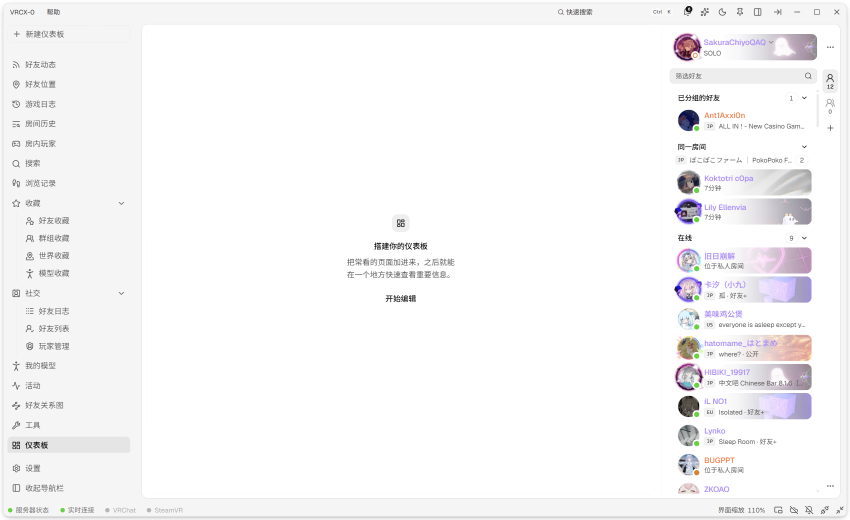
#> input picture docs/ref/vrcx0-overview.png, 1700 x 1040 px (shown at 1/2 size)
$ python measure_ref_footer.py
#> lines starting #> are read from the running program, lines starting #| are printed output that depends on the picture
#!/usr/bin/env python3
"""量 VRCX-0 真机截图里侧栏底部（SidebarFooter）与窗口底部状态栏的结构。

    python3 scripts/measure_ref_footer.py        # 读 docs/ref/vrcx0-overview.png
    -> docs/ref/footer-measure.json

口径（和 measure_ref_nav.py 一致：截图 UI 缩放 110%，数值按截图像素记，chrome_parity 直接当 CSS px 比）：
  - 侧栏 x6..x283（右边框 x288，#e3e3e3），底色 #f5f5f5。
  - 文字带 = 该行暗像素连续段；侧栏 y>900 的两条 = 设置 / 收起导航栏。
  - 状态栏 = 底部 #f5f5f5 区块（上方 y996 分隔线），里面按颜色找圆点、按暗像素找文字。
"""
import json
import os

import numpy as np
from PIL import Image

ROOT = os.path.dirname(os.path.dirname(os.path.abspath(__file__)))
SHOT = os.path.join(ROOT, "docs/ref/vrcx0-overview.png")
OUT = os.path.join(ROOT, "docs/ref/footer-measure.json")

im = Image.open(SHOT).convert("RGB")
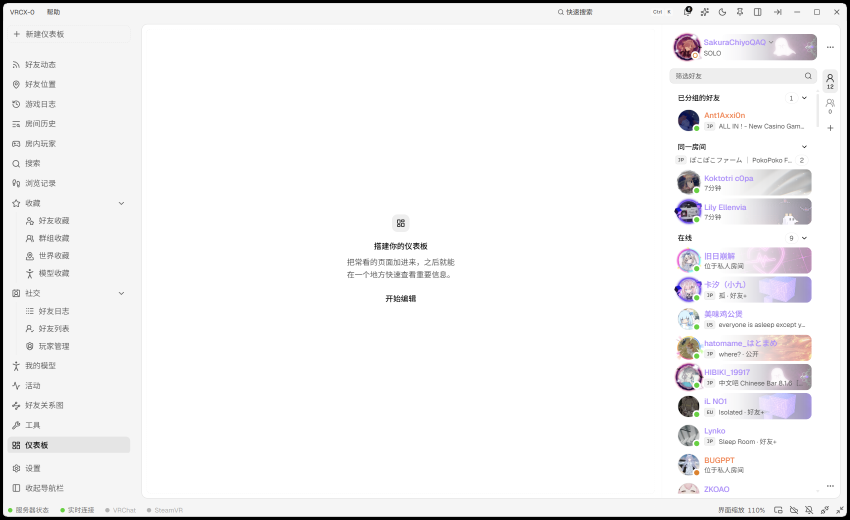
#> im: PIL image 1700x1040 RGB (shown at 1/2 size); mean R, G, B 242.7, 242.2, 243
a = np.asarray(im).astype(int)
H, W = a.shape[:2]
#> H = 1040; W = 1700

# ---- 侧栏底部：文字带 ----
xs0, xs1 = 10, 275
strip = a[:, xs0:xs1]
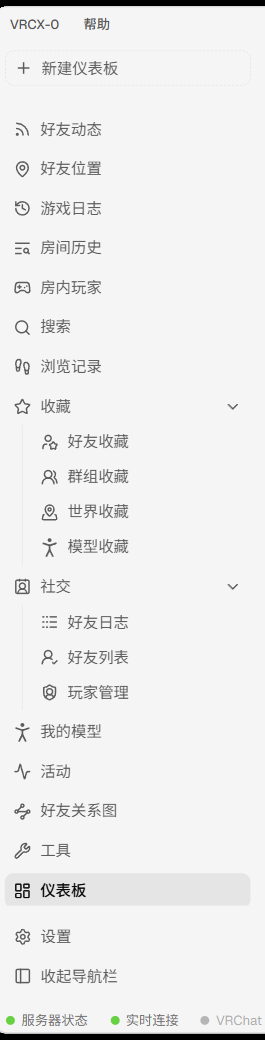
#> strip: shape (1040, 265, 3) int64; mean R, G, B 236.7, 236.7, 236.7
dark = (strip.mean(axis=2) < 150).sum(axis=1)
#> dark = 1040 values, max 265 at index 0, min 0 at index 8, mean 9.83
bands = []
start = None
for y, v in enumerate(dark):
    if v > 3 and start is None:
        start = y
    elif v <= 3 and start is not None:
        if y - start >= 6:
            bands.append([start, y])
        start = None
#> this loop made 1040 passes
#> v on passes 1 to 12: 265, 265, 265, 265, 265, 265, 4, 1, 0, 0, 0, 0
#> after the loop, bands = 27 pairs, first value 0 to 1014, second value 7 to 1026; start = 1033
tail = [b for b in bands if b[0] > 900]
#> tail = [[930, 944], [969, 983], [1014, 1026]]


# ---- 侧栏底线/右边框 ----
col_bg = a[:, 200].tolist()
#> col_bg = 1040 items, first 6: [0, 0, 0], [0, 0, 0], [0, 0, 0], [0, 0, 0], [0, 0, 0], [0, 0, 0]
sidebar_border_x = None
for x in range(270, 300):
    if abs(int(a[700, x].mean()) - 227) <= 4:
        sidebar_border_x = x
        break

# ---- 状态栏：从底部往上找 #f5f5f5 区块 ----
def is_bar(y):
#> called with y = 1039
    row = a[y, 600:1200]
#> row = 600 rows, first 8: [0, 0, 0], [0, 0, 0], [0, 0, 0], [0, 0, 0], [0, 0, 0], [0, 0, 0], [0, 0, 0], [0, 0, 0]
    return abs(row.mean() - 245) < 3


y_bottom = next(y for y in range(H - 1, H - 60, -1) if is_bar(y))
#> in is_bar (call 7), `row = a[y, 600:1200]`: row = 600 rows, first 8: [185, 185, 185], [185, 185, 185], [185, 185, 185], [185, 185, 185], [185, 185, 185], [185, 185, 185], [185, 185, 185], [185, 185, 185]
#> in is_bar (call 8), `row = a[y, 600:1200]`: row = 600 rows, first 8: [226, 226, 226], [226, 226, 226], [226, 226, 226], [226, 226, 226], [226, 226, 226], [226, 226, 226], [226, 226, 226], [226, 226, 226]
#> in is_bar (call 9), `row = a[y, 600:1200]`: row = 600 rows, first 8: [245, 245, 245], [245, 245, 245], [245, 245, 245], [245, 245, 245], [245, 245, 245], [245, 245, 245], [245, 245, 245], [245, 245, 245]
#> y_bottom = 1031
y_top = y_bottom
#> y_top = 1031
while y_top > 0 and is_bar(y_top - 1):
    y_top -= 1
#> this loop made 34 passes
#> y_top on passes 1 to 12: 1030, 1029, 1028, 1027, 1026, 1025, 1024, 1023, 1022, 1021, 1020, 1019
#> after the loop, y_top = 997
bar_top_border = y_top - 1  # 分隔线那一行
#> bar_top_border = 996

# 侧栏底部只到底部状态栏上边界为止（状态栏那行文字属于通栏，不算侧栏 footer）
tail = [b for b in tail if b[1] < y_top]
#> tail = [[930, 944], [969, 983]]


# 状态点：绿/灰圆点（绿 #68d043，灰 #b5b5b5）。取状态栏里圆点最多的那一行
def dot_count(y):
#> called with y = 997
    r = a[y, :600]
#> r = 600 rows, first 8: [0, 0, 0], [0, 0, 0], [0, 0, 0], [0, 0, 0], [0, 0, 0], [0, 0, 0], [222, 222, 222], [238, 238, 238]
    g = (np.abs(r[:, 0] - 104) < 50) & (np.abs(r[:, 1] - 208) < 50) & (np.abs(r[:, 2] - 67) < 60)
    gy = np.abs(r.mean(axis=1) - 181) < 14
    return int((g | gy).sum())


mid = max(range(y_top, y_bottom + 1), key=dot_count)
#> in dot_count (call 11), `r = a[y, :600]`: r = 600 rows, first 8: [0, 0, 0], [0, 0, 0], [0, 0, 0], [0, 0, 0], [0, 0, 0], [0, 0, 0], [233, 233, 233], [238, 238, 238]
#> in dot_count (call 12), `r = a[y, :600]`: r = 600 rows, first 8: [0, 0, 0], [0, 0, 0], [0, 0, 0], [0, 0, 0], [0, 0, 0], [0, 0, 0], [232, 232, 232], [238, 238, 238]
#> in dot_count (call 16), `r = a[y, :600]`: r = 600 rows, first 8: [0, 0, 0], [0, 0, 0], [0, 0, 0], [0, 0, 0], [0, 0, 0], [0, 0, 0], [231, 231, 231], [238, 238, 238]
#> in dot_count (call 18), `r = a[y, :600]`: r = 600 rows, first 8: [0, 0, 0], [0, 0, 0], [0, 0, 0], [0, 0, 0], [0, 0, 0], [0, 0, 0], [232, 232, 232], [238, 238, 238]
#> in dot_count (call 22), `r = a[y, :600]`: r = 600 rows, first 8: [0, 0, 0], [0, 0, 0], [0, 0, 0], [0, 0, 0], [0, 0, 0], [0, 0, 0], [231, 231, 231], [238, 238, 238]
#> in dot_count (call 23), `r = a[y, :600]`: r = 600 rows, first 8: [0, 0, 0], [0, 0, 0], [0, 0, 0], [0, 0, 0], [0, 0, 0], [0, 0, 0], [232, 232, 232], [238, 238, 238]
#> in dot_count (call 24), `r = a[y, :600]`: r = 600 rows, first 8: [0, 0, 0], [0, 0, 0], [0, 0, 0], [0, 0, 0], [0, 0, 0], [0, 0, 0], [231, 231, 231], [238, 238, 238]
#> in dot_count (call 25), `r = a[y, :600]`: r = 600 rows, first 8: [0, 0, 0], [0, 0, 0], [0, 0, 0], [0, 0, 0], [0, 0, 0], [0, 0, 0], [230, 230, 230], [238, 238, 238]
#> in dot_count (call 26), `r = a[y, :600]`: r = 600 rows, first 8: [0, 0, 0], [0, 0, 0], [0, 0, 0], [0, 0, 0], [0, 0, 0], [0, 0, 0], [230, 230, 230], [237, 237, 237]
#> in dot_count (call 27), `r = a[y, :600]`: r = 600 rows, first 8: [0, 0, 0], [0, 0, 0], [0, 0, 0], [0, 0, 0], [0, 0, 0], [0, 0, 0], [227, 227, 227], [236, 236, 236]
#> in dot_count (call 28), `r = a[y, :600]`: r = 600 rows, first 8: [0, 0, 0], [0, 0, 0], [0, 0, 0], [0, 0, 0], [0, 0, 0], [0, 0, 0], [224, 224, 224], [234, 234, 234]
#> in dot_count (call 29), `r = a[y, :600]`: r = 600 rows, first 8: [0, 0, 0], [0, 0, 0], [0, 0, 0], [0, 0, 0], [0, 0, 0], [0, 0, 0], [219, 219, 219], [233, 233, 233]
#> in dot_count (call 30), `r = a[y, :600]`: r = 600 rows, first 8: [0, 0, 0], [0, 0, 0], [0, 0, 0], [0, 0, 0], [0, 0, 0], [0, 0, 0], [207, 207, 207], [226, 226, 226]
#> in dot_count (call 31), `r = a[y, :600]`: r = 600 rows, first 8: [0, 0, 0], [0, 0, 0], [0, 0, 0], [0, 0, 0], [0, 0, 0], [0, 0, 0], [193, 193, 193], [225, 225, 225]
#> in dot_count (call 32), `r = a[y, :600]`: r = 600 rows, first 8: [0, 0, 0], [0, 0, 0], [0, 0, 0], [0, 0, 0], [0, 0, 0], [0, 0, 0], [159, 159, 159], [231, 231, 231]
#> in dot_count (call 33), `r = a[y, :600]`: r = 600 rows, first 8: [0, 0, 0], [0, 0, 0], [0, 0, 0], [0, 0, 0], [0, 0, 0], [0, 0, 0], [27, 27, 27], [202, 202, 202]
#> in dot_count (call 34), `r = a[y, :600]`: r = 600 rows, first 8: [0, 0, 0], [0, 0, 0], [0, 0, 0], [0, 0, 0], [0, 0, 0], [0, 0, 0], [0, 0, 0], [88, 88, 88]
#> in dot_count (call 35), `r = a[y, :600]`: r = 600 rows, first 8: [0, 0, 0], [0, 0, 0], [0, 0, 0], [0, 0, 0], [0, 0, 0], [0, 0, 0], [0, 0, 0], [0, 0, 0]
#> mid = 1018
row = a[mid, :600]
#> row = 600 rows, first 8: [0, 0, 0], [0, 0, 0], [0, 0, 0], [0, 0, 0], [0, 0, 0], [0, 0, 0], [231, 231, 231], [238, 238, 238]
dots = []
x = 0
while x < 600:
    px = row[x]
    green = abs(px[0] - 104) < 50 and abs(px[1] - 208) < 50 and abs(px[2] - 67) < 60
    gray = abs(px.mean() - 181) < 14
    if green or gray:
        s = x
        while x < 600:
            p = row[x]
            g2 = abs(p[0] - 104) < 50 and abs(p[1] - 208) < 50 and abs(p[2] - 67) < 60
            g3 = abs(p.mean() - 181) < 14
            if not (g2 or g3):
                break
            x += 1
        # 圆点 ≥6px 宽；文字笔画多是 1–3px 竖条
        if x - s >= 6:
            # 圆点在竖直方向 6px 内都该是同色：拿整块判绿/灰，避免取到抗锯齿边缘
            blk = a[mid - 3:mid + 4, s:x]
            g = (np.abs(blk[:, :, 0] - 104) < 50) & (np.abs(blk[:, :, 1] - 208) < 50) & (np.abs(blk[:, :, 2] - 67) < 60)
            dots.append({"x": s, "w": x - s, "color": "green" if g.mean() > 0.3 else "gray", "y": mid})
    else:
        x += 1
#> this loop made 552 passes
#> after the loop, dots = 4 items; x = 600

# 文字：状态栏内的暗像素列段
tb = a[y_top:y_bottom + 1, :600].mean(axis=2)
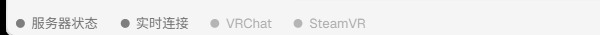
#> tb: shape (35, 600) float64; min 0, max 245, mean 237.2
# 灰字（#a0 左右）在 <170 下会被漏掉，用 <220
cols = (tb < 220).sum(axis=0)
#> cols = 600 values, max 35 at index 0, min 0 at index 12, mean 2.69
runs = []
start = None
for x, v in enumerate(cols):
    if v > 0 and start is None:
        start = x
    elif v == 0 and start is not None:
        # 中文字距会把字拆开：段间 <=4px 的合并成一条
        if runs and start - runs[-1][1] <= 4:
            runs[-1][1] = x
        else:
            runs.append([start, x])
        start = None
#> this loop made 600 passes
#> v on passes 1 to 12: 35, 35, 35, 35, 35, 35, 7, 3, 3, 2, 1, 1
#> after the loop, runs = [[0, 25], [32, 97], [120, 130], [137, 188], [210, 219], [226, 272], [294, 302], [310, 365]]
if start is not None:
    runs.append([start, len(cols)])

# 每个圆点后面的第一段文字 = 该项标签
items = []
for i, d in enumerate(dots):
    lab = next((r for r in runs if r[0] > d["x"] + d["w"] and (i + 1 == len(dots) or r[0] < dots[i + 1]["x"])), None)
    items.append({**d, "label_x0": lab[0] if lab else None, "label_x1": lab[1] if lab else None})
#> this loop made 4 passes
#> (d, lab) on passes 1 to 4: ({'x': 16, 'w': 9, 'color': 'green', 'y': 1018}, [32, 97]), ({'x': 121, 'w': 8, 'color': 'green', 'y': 1018}, [137, 188]), ({'x': 211, 'w': 7, 'color': 'gray', 'y': 1018}, [226, 272]), ({'x': 294, 'w': 8, 'color': 'gray', 'y': 1018}, [310, 365])
#> after the loop, items = 4 items

# 项间距 = 下一圆点 x - 上一项文字右端
gaps = [
    round(items[i + 1]["x"] - (items[i]["label_x1"] or items[i]["x"]), 1)
    for i in range(len(items) - 1)
]
#> gaps = [24, 23, 22]

report = {
    "_note": "measure_ref_footer.py：侧栏底部剩两条文字带（设置/收起导航栏，中间无分隔线）；底部状态栏 4 个状态点，左对齐。数值为截图像素（= chrome_parity 的 CSS px 口径）",
    "image": os.path.relpath(SHOT, ROOT),
    "sidebar": {
        "x": 6,
        "w": 277,
        "border_x": sidebar_border_x,
        "border_color": "#e3e3e3",
        "bg": "#f5f5f5",
        "footer_bands": tail,
        "footer_pitch": round(tail[-1][0] - tail[-2][0], 1) if len(tail) >= 2 else None,
        "divider_above_footer": False,
        "footer_items": len(tail),
    },
    "statusbar": {
        "y_top": bar_top_border,
        "y_bottom": y_bottom,
        "h": y_bottom - bar_top_border,
        "bg": "#f5f5f5",
        "items": items,
        "count": len(items),
        "item_gaps": gaps,
        "dot_w": round(float(np.median([d["w"] for d in dots])), 1) if dots else None,
        "first_dot_x": dots[0]["x"] if dots else None,
        "right_aligned": False,
    },
    "source": "VRCX-0 src/ui/shadcn/sidebar.tsx SidebarFooter（设置 + 收起导航栏）；底部状态栏 = 服务器状态 / 实时连接 / VRChat / SteamVR",
}
os.makedirs(os.path.dirname(OUT), exist_ok=True)
with open(OUT, "w", encoding="utf-8") as f:
    json.dump(report, f, ensure_ascii=False, indent=1)
print(json.dumps({k: report[k] for k in ("sidebar", "statusbar")}, ensure_ascii=False))
#> (printed output is left out)
